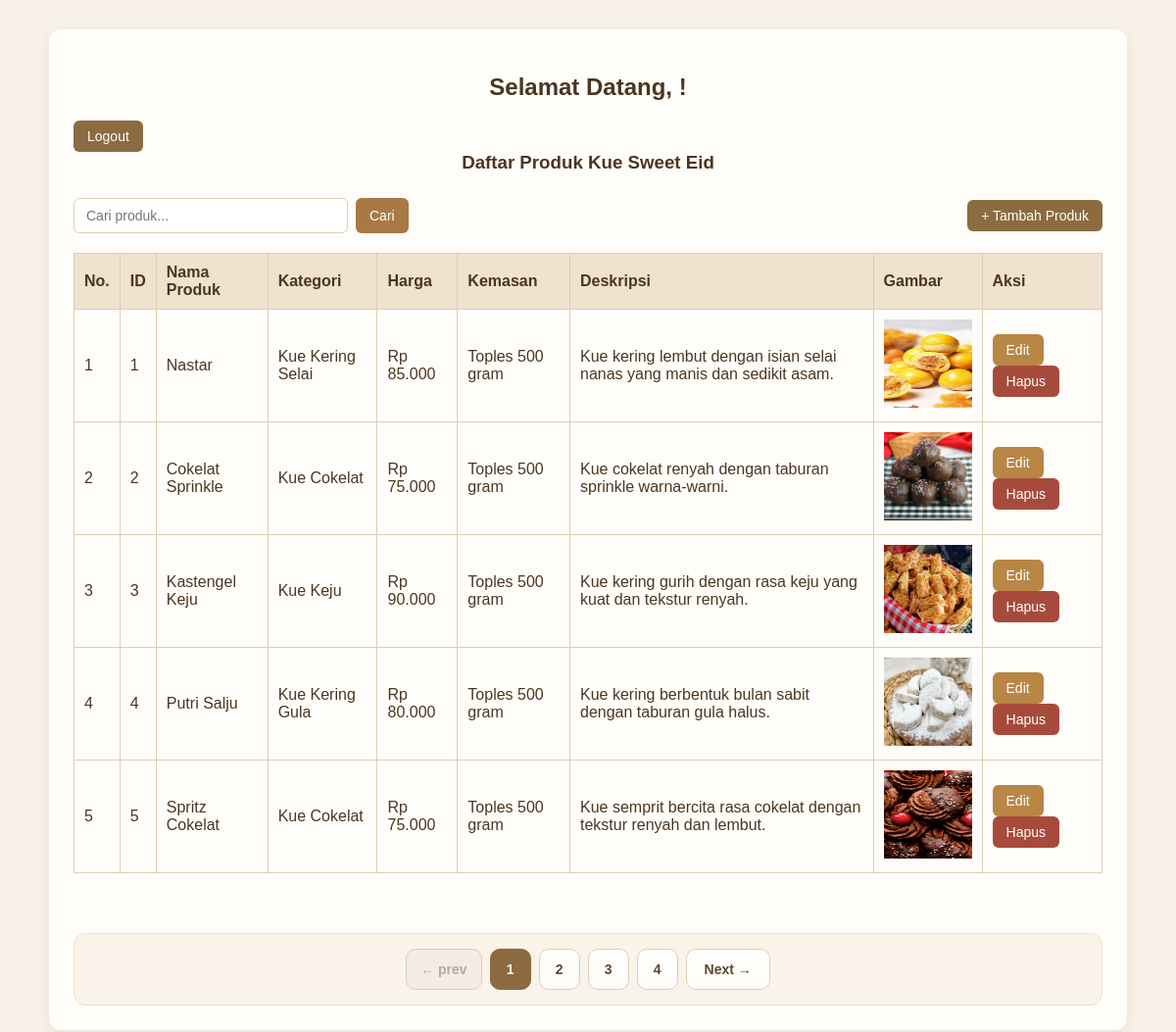
The app's page / (signed in) with its own data.
### tables this page shows
CREATE TABLE `produk` (
  `id` int(11) NOT NULL,
  `nama` varchar(100) NOT NULL,
  `kategori` varchar(50) NOT NULL,
  `harga` int(11) NOT NULL,
  `kemasan` varchar(50) NOT NULL,
  `deskripsi` text DEFAULT NULL,
  `gambar` varchar(255) NOT NULL
);

### function.php (called while the page is built, shortened)
<?php
$conn = mysqli_connect("localhost", "root", "", "sweet eid");
function query_db($query) {
    global $conn;
    $result = mysqli_query($conn, $query);
    $rows = [];
    while( $row = mysqli_fetch_assoc($result) ) {
        $rows[] = $row;
    }
    return $rows;
}
?>

### index.php (the view, shortened to what this page needs)
<?php
require 'function.php';
$jumlahDataPerHalaman = 5;
$jumlahData = count(query_db("SELECT * FROM produk"));
$JumlahHalaman = ceil($jumlahData / $jumlahDataPerHalaman);
$halamanAktif = isset($_GET["halaman"]) ? (int)$_GET["halaman"] : 1;
$awalData = ($jumlahDataPerHalaman * $halamanAktif) - $jumlahDataPerHalaman;
$produk = query_db(
    "SELECT * FROM produk LIMIT $awalData, $jumlahDataPerHalaman");
if(isset($_POST["cari"])){
    $keyword = $_POST["produk"];
    $produk = cari_data("$keyword");
} else {
    $produk = query_db("SELECT * FROM produk LIMIT $awalData, $jumlahDataPerHalaman");
}
?>
<!DOCTYPE html>
<html lang="en">
<head>
    <link rel="stylesheet" href="style.css?v=20261104">
</head>
<body class="page-index">
   <div class="container">
        <h2 style="text-align: center">Selamat Datang, <?php echo htmlspecialchars($_SESSION['username']); ?>!</h2>
        <a href="logout.php" class="btn btn-logout">Logout</a>
        <h3 style="text-align: center">Daftar Produk Kue Sweet Eid</h3>
        <div class="top-bar">
            <form action="" method="post" class="search-box">
                <input type="text" name="produk" placeholder="Cari produk...">
                <button type="submit" name="cari" class="btn btn-cari">Cari</button>
            </form>
            <a href="tambah_data.php" class="btn btn-tambah">+ Tambah Produk</a>
        </div>
        <table>
            <thead>
                <tr>
                    <th>No.</th>
                    <th>ID</th>
                    <th>Nama Produk</th>
                    <th>Kategori</th>
                    <th>Harga</th>
                    <th>Kemasan</th>
                    <th>Deskripsi</th>
                    <th>Gambar</th>
                    <th>Aksi</th>
                </tr>
            </thead>
            <tbody>
                <?php $nomor=1; ?>
                <?php foreach($produk as $data): ?>
                <tr>
                    <td><?php echo $nomor; ?></td>
                    <td><?php echo $data["id"]; ?></td>
                    <td><?php echo $data["nama"]; ?></td>
                    <td><?php echo $data["kategori"]; ?></td>
                    <td>Rp <?php echo number_format($data["harga"], 0, ',', '.'); ?></td>
                    <td><?php echo $data["kemasan"]; ?></td>
                    <td><?php echo $data["deskripsi"]; ?></td>
                    <td>
                        <img src="img/<?php echo $data["gambar"]; ?>" alt="" width="90" height="90">
                    </td>
                    <td>
                        <a href="edit_data.php?id=<?php echo $data["id"]; ?>" class="btn btn-edit">Edit</a>
                        <a href="hapus_data.php?id=<?php echo $data["id"]; ?>" class="btn btn-hapus">Hapus</a>
                    </td>
                </tr>
                <?php $nomor++ ?>
                <?php endforeach ?>
            </tbody>
        </table>
        <br>
<br>
<div class="pagination-wrapper">
    <div class="pagination">
        <?php if($halamanAktif > 1): ?>
            <a href="?halaman=<?php echo $halamanAktif - 1; ?>" class="prev">
                &larr; prev
            </a>
        <?php else: ?>
            <span class="pagination-disabled">&larr; prev</span>
        <?php endif; ?>
        <?php for($i = 1; $i <= $JumlahHalaman; $i++ ): ?>
            <?php if($i == $halamanAktif): ?>
                <a href="?halaman=<?php echo $i; ?>" class="active">
                    <?php echo $i; ?>
                </a>
            <?php else: ?>
                <a href="?halaman=<?php echo $i; ?>">
                    <?php echo $i; ?>
                </a>
            <?php endif; ?>
        <?php endfor; ?>
        <?php if($halamanAktif < $JumlahHalaman): ?>
            <a href="?halaman=<?php echo $halamanAktif + 1; ?>" class="next">
                Next &rarr;
            </a>
        <?php else: ?>
            <span class="pagination-disabled">
                Next &rarr;
            </span>
        <?php endif; ?>
    </div>
</div>
</div>
</body>
</html>

### style.css (style rules this page uses)
* { box-sizing: border-box; }
body { font-family: Arial, sans-serif; background-color: #f8f1e7; margin: 0; padding: 30px; color: #4b3621; }
.btn { display: inline-block; padding: 8px 14px; border: none; border-radius: 6px; text-decoration: none; font-family: Arial, sans-serif; font-size: 14px; color: white; cursor: pointer; text-align: center; }
.page-index .container { max-width: 1100px; margin: auto; background-color: #fffdf9; padding: 25px; border-radius: 12px; box-shadow: 0 4px 14px rgba(75, 54, 33, 0.08); }
.page-index h3 { margin-top: 0; margin-bottom: 25px; text-align: center; color: #4b3621; }
.top-bar { display: flex; justify-content: space-between; align-items: center; gap: 15px; margin-bottom: 20px; }
.search-box { display: flex; gap: 8px; }
.search-box input { width: 280px; padding: 9px 12px; border: 1px solid #dfcdb5; border-radius: 6px; font-size: 14px; outline: none; }
.btn-cari { background-color: #a87945; }
.page-index .btn-logout { background-color: #8b6b3f; color: white; }
.page-index .btn-tambah { background-color: #8b6b3f; }
.btn-edit { background-color: #b88645; }
.btn-hapus { background-color: #a64b3c; }
table { width: 100%; border-collapse: collapse; }
table, th, td { border: 1px solid #dfcdb5; }
th, td { padding: 10px; text-align: left; }
th { background-color: #efe2cf; color: #4b3621; }
td .btn { margin-right: 4px; }
.pagination-wrapper { display: flex; justify-content: center; margin-top: 25px; padding: 15px; background-color: #faf3e9; border: 1px solid #efe2cf; border-radius: 12px; }
.pagination { display: flex; justify-content: center; align-items: center; gap: 8px; flex-wrap: wrap; }
.pagination a, .pagination-disabled { display: inline-flex; justify-content: center; align-items: center; min-width: 42px; height: 42px; padding: 0 14px; text-decoration: none; font-size: 14px; font-weight: 600; border-radius: 10px; }
.pagination a { color: #5c4630; background-color: #fffdf9; border: 1px solid #dfcdb5; }
.pagination a.active { background-color: #8b6b3f; color: white; border-color: #8b6b3f; }
.pagination .prev, .pagination .next { padding-left: 18px; padding-right: 18px; }
.pagination-disabled { color: #b7aa9b; background-color: #f2ece4; border: 1px solid #dfcdb5; cursor: not-allowed; }

### records on screen
produk: id "1", nama "Nastar", kategori "Kue Kering Selai", harga "85.000", kemasan "Toples 500 gram", deskripsi "Kue kering lembut dengan isian selai nanas yang manis dan sedikit asam.", gambar (picture)
produk: id "2", nama "Cokelat Sprinkle", kategori "Kue Cokelat", harga "75.000", kemasan "Toples 500 gram", deskripsi "Kue cokelat renyah dengan taburan sprinkle warna-warni.", gambar (picture)
produk: id "3", nama "Kastengel Keju", kategori "Kue Keju", harga "90.000", kemasan "Toples 500 gram", deskripsi "Kue kering gurih dengan rasa keju yang kuat dan tekstur renyah.", gambar (picture)
produk: id "4", nama "Putri Salju", kategori "Kue Kering Gula", harga "80.000", kemasan "Toples 500 gram", deskripsi "Kue kering berbentuk bulan sabit dengan taburan gula halus.", gambar (picture)
produk: id "5", nama "Spritz Cokelat", kategori "Kue Cokelat", harga "75.000", kemasan "Toples 500 gram", deskripsi "Kue semprit bercita rasa cokelat dengan tekstur renyah dan lembut.", gambar (picture)
